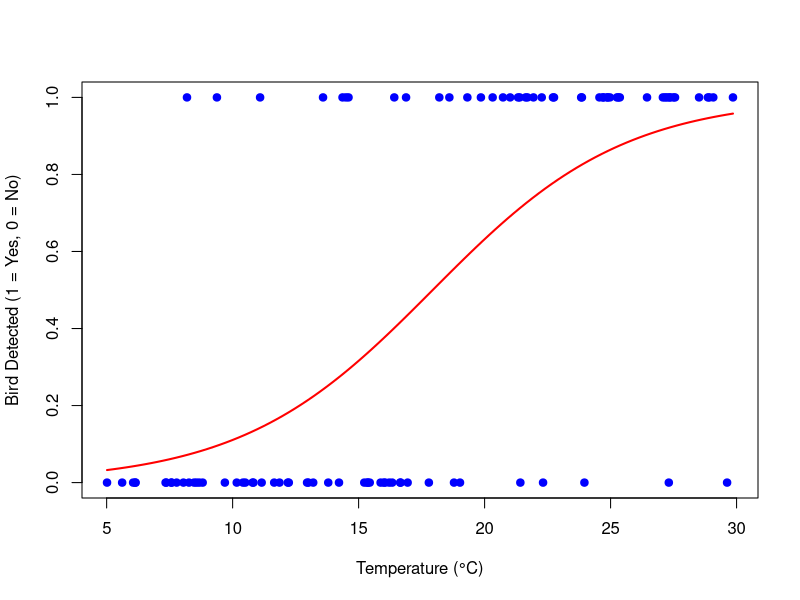

Generate this figure with R:
# Load necessary library
library(dplyr)

# Create a bird count dataset
set.seed(123)  # For reproducibility
bird_data <- data.frame(
  Location = sample(c("Wetland A", "Forest B", "Grassland C", "Urban D"), 30, replace = TRUE),
  Date = sample(seq(as.Date("2023-05-01"), as.Date("2023-05-30"), by = "day"), 30, replace = TRUE),
  Bird_Species = sample(c("Robin", "Sparrow", "Blue Jay", "Woodpecker", "Cardinal"), 30, replace = TRUE),
  Observer = sample(c("Observer 1", "Observer 2", "Observer 3"), 30, replace = TRUE),
  Count = sample(0:50, 30, replace = TRUE),
  Temperature = round(runif(30, 10, 25), 1),  # Temperature in °C
  Wind_Speed = round(runif(30, 0, 15), 1)     # Wind speed in km/h
)

library(dplyr)

filtered <- bird_data %>%
  select(Location, Date, Bird_Species)

grasslandC <- bird_data %>%
  filter(Location == "Grassland C")

temp_new_column <- bird_data %>%
  mutate(temp_ordinal = case_when(
    Temperature < 5 ~ "Low", 
    Temperature <= 20 ~ "Moderate", 
    Temperature > 20 ~ "High" 
    ))

# Find the average Count of birds observed by each Observer on days with Temperature > 15°C
filtered_grouped_summary <- bird_data %>%
  filter(Temperature > 15) %>%
  group_by(Observer) %>%
  summarize(Average_Count = mean(Count), .groups = "drop")
print(filtered_grouped_summary)











# Log reg example

# Load necessary library
library(dplyr)

# Step 1: Simulate the Dataset with Statistically Significant Data
set.seed(123)  # For reproducibility
bird_data <- data.frame(
  Temperature = runif(100, 5, 30),  # Temperature in °C
  Habitat_Type = sample(c("Forest", "Wetland", "Grassland"), 100, replace = TRUE)
)

# Create a relationship between Temperature and Bird_Detected
# Higher temperature increases the likelihood of detection
bird_data$Bird_Detected <- rbinom(100, 1, plogis(-5 + 0.3 * bird_data$Temperature))

# Step 2: Fit a Logistic Regression Model
# Predicting bird detection based on temperature
model <- glm(Bird_Detected ~ Temperature, data = bird_data, family = "binomial")

# Summarize the model
summary(model)

# Step 3: Make Predictions
# Create a new data frame for prediction
new_data <- data.frame(Temperature = c(10, 15, 20, 25, 30))

# Predict probabilities
new_data$Predicted_Probability <- predict(model, newdata = new_data, type = "response")

# View the predictions
print(new_data)

# Step 4: Visualize the Logistic Regression Curve
# Plot the observed data
plot(bird_data$Temperature, bird_data$Bird_Detected, 
     pch = 19, col = "blue", xlab = "Temperature (°C)", ylab = "Bird Detected (1 = Yes, 0 = No)")

# Add the logistic regression curve
curve(predict(model, newdata = data.frame(Temperature = x), type = "response"), 
      col = "red", lwd = 2, add = TRUE)
